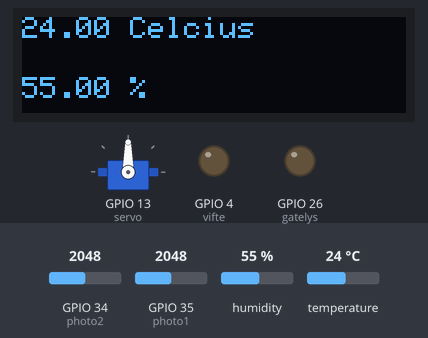
A sketch run on a simulated ESP32. Parts: servo, 128×32 one-colour display, output pins drawn as LEDs (lit = HIGH). The inputs (shaded band) are chosen by the test bench; at power-on: temperature 24 °C, humidity 55 %, GPIO 34 (photo2) = 2048, GPIO 35 (photo1) = 2048. WiFi joins after 1.5 s; servers stay silent unless stated; no MQTT or app messages arrive unless stated; what the sketch prints to the serial monitor is not drawn.

Above: at 10.8 s.
10.9 s: temperature set to 25.5 °C
At 20.4 s:
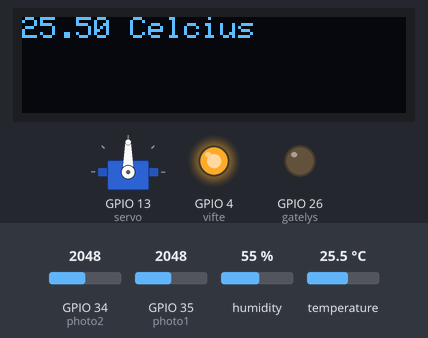
21.9 s: humidity set to 22 %
At 31.8 s:
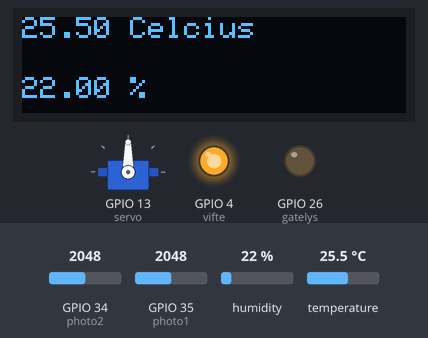
42.2 s: humidity set to 40 %
At 51.6 s:
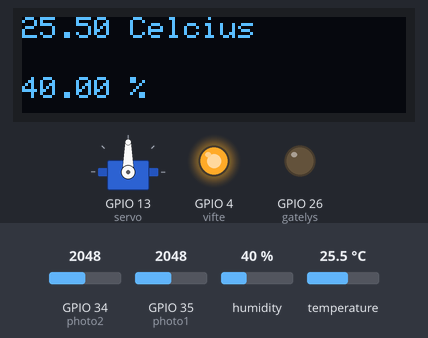
52.3 s: temperature set to 12 °C
At 62.1 s:
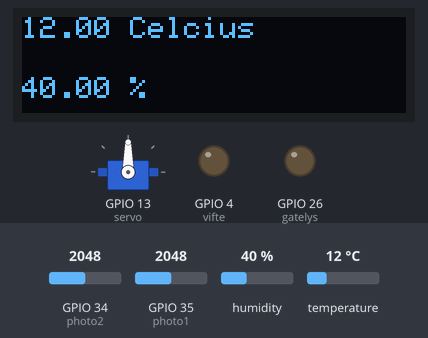
Timing chart, 0 to 63.4 s (numbered marks = the images above; inputs shaded):
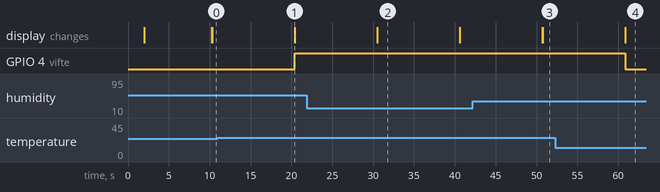

Measured:
- the behaviour switches between 25 and 25.1 °C on temperature (found by bisection; images 0 and 1)
- after the input at 10.9 s, GPIO 4 (vifte): LOW → HIGH after 9.5 s; the display: changes after 9.5 s (image 1)
- after the input at 21.9 s, the display: first differs from a run without the input after 8.6 s (image 2)
- after the input at 42.2 s, the display: first differs from a run without the input after 8.5 s (image 3)
- after the input at 52.3 s, GPIO 4 (vifte): HIGH → LOW after 8.5 s; the display: first changes after 8.5 s (image 4 shows a later state)
- what the display in image 2 shows lasts 10.1 s, from 30.5 s to 40.6 s

The sketch:

FERDIG_miljo.ino
```cpp
// Hvordan koble opp AHT10 til ESP32:
// SCL = D22
// SDA = D21
// VIN = VIN
// GND = GND

//Hvordan koble opp OLED-skjermen til ESP32:
// SDA = D21
// SCK = D22
// VDD = 3.3V
// GND = GND

//Solcellepanel- to spenningsdelere
//photoresistor i serie med en resistans 2x
//Målepinne 1 = pinne 35
//Målepinne 2 = pinne 34

//Anna
//LED lys: pinne 26
//Servo: pinne 13
//DC-motor: pinne 4

// Deklarerer konstanter(pinner)og variabler brukt
const int vifte = 4;
//const int ledpin = 6;
const int sensorPin = 32;
const int gatelys = 26;
const int photo1 = 35;
const int photo2 = 34;
const int period = 10000;
unsigned long nowtime;
unsigned long starttime;
int A;
int B;
int solcounter = 0;
int tidligere;
int vinkel = 90;
// Lagrer SSID og passord på nettverket vi benytter oss av i to konstanter
const char* ssid = "ThisIsANetwork";
const char* password = "ThisIsPassword";
// Lagrer IP-adressen til MQTT-brokeren vi benytter oss av
const char* mqtt_server = "192.168.32.216";

//Bibliotek inkludert
#include <WiFi.h>
#include <PubSubClient.h>
#include <Wire.h>
#include <Servo.h>
#include <Adafruit_Sensor.h>
#include <Adafruit_AHT10.h>
#include <Adafruit_GFX.h>
#include <Adafruit_SSD1306.h>

//Oppsett av sensor, OLED skjerm og servomotor
Adafruit_AHT10 aht;
Servo servo;
#define SCREEN_WIDTH 128 // OLED display dimensjoner på skjermen vår (128x32)
#define SCREEN_HEIGHT 32
Adafruit_SSD1306 display(SCREEN_WIDTH, SCREEN_HEIGHT, &Wire, -1);

// Setter opp tilkobling mellom ESP32 og WiFi
WiFiClient espClient;
PubSubClient client(espClient);
long lastMsg = 0;
char msg[50];
int value = 0;

//Funskjon for å sette opp WiFi
void setup_wifi() {
  delay(500);
  // Indikerer at vi starter oppkoblingen til Wifi
  Serial.println();
  Serial.print("Tilkobler til ");
  Serial.println(ssid);

  WiFi.begin(ssid, password);
  //Dersom vi venter på å bli koblet opp printes det "..."
  while (WiFi.status() != WL_CONNECTED) {
    delay(500);
    Serial.println(".");
  }
  //Indikerer at vi er koblet opp, samt returnerer IP adressen
  Serial.println("");
  Serial.println("WiFi koblet til");
  Serial.println("IP addressen: ");
  Serial.println(WiFi.localIP());
}

void AHT10_finder(){ //Funskjon som sjekker om sensoren er riktig tilkoblet
    if (! aht.begin()) {
    Serial.println("Kan ikke finne AHT10, sjekk om den er koblet til riktig!");
    Serial.println("SCL = D22");
    Serial.println("SDA = D21");
    Serial.println("VIN = VIN");
    Serial.println("GND = GND");//Gir brukeren en melding om korrekt oppsett viss den ikke finner sensoren
    while (1) delay(10);
  }
  Serial.println("AHT10 funnet"); //Printer at sensoren er på plass
}

void OLED_finder(){ //Funksjon som sjekker om OLED-skjermen er koblet til riktig
  if(!display.begin(SSD1306_SWITCHCAPVCC, 0x3C)) {
    Serial.println(F("SSD1306 allocation failed"));
    for(;;);}
  display.clearDisplay(); // Clearer skjerm for å evt. fjerne det tidligere innholdet
  display.setTextSize(1); // Velger størrelse på tekst
  display.setTextColor(WHITE); // Velger farge på tekst
  display.setCursor(0, 10); //
}

void callback(char* topic, byte* payload, unsigned int length) { //Denne funksjonen blir callet dersom ein
  //melding kjem inn på eit topic vi har subscriba til (kunn juster sollcellepanel her)
  Serial.print("Message arrived in topic: "); //Viser at vi har fått melding
  Serial.println(topic); //Printer topicet meldingen kom på
  justerPanel(); //Caller juster panel, siden det er den einaste tingen vi subscriba for
}
void setup() {
  Serial.begin(115200); //Oppretter seriell-kommunikasjon til datamaskin, med baud rate 115200
  tidligere = millis();
  pinMode(vifte, OUTPUT); //deklarerer viften som output


  setup_wifi();
  client.setServer(mqtt_server, 1883);
  client.setCallback(callback);

  pinMode(gatelys, OUTPUT);
  pinMode(photo1, INPUT);
  pinMode(photo2, INPUT);
  servo.attach(13);

  AHT10_finder(); //Sjekker om sensor og skjerm er tilkobla rett
  OLED_finder();
  justerPanel(); //Panelet justerast ved setup
}


void reconnect() { //Kobler til nettet om det har fallt ut
  // Loopen fortsetter til wifi er koblet til
  while (!client.connected()) {
    Serial.print("Attempting MQTT connection...");
    // Prøver å koble til
    if (client.connect("ESP8266Client")) {
      Serial.println("connected");
      // Subscribe til solcellepaneljustering når vi koblest til
      client.subscribe("esp32/solcellejuster");
    } else {
      Serial.print("failed, rc=");
      Serial.print(client.state());
      Serial.println(" try again in 5 seconds");
      // Prøver igjen om 5sek
      delay(5000);
    }
  }
}

void Temphum(){ //Finner fuktigheit og temperatur og publisera til MQTT
    //Henter verdier fra sensoren
    sensors_event_t humidity, temp;
    int humidity_value;
    aht.getEvent(&humidity, &temp);
    // Hentar ut temperaturen i celsius
    float temperature = temp.temperature;
    // Konvertera temperaturen til sting so dtostrf
    char tempString[8];
    dtostrf(temperature, 1, 2, tempString);
    display.setCursor(0, 0);
    display.print(tempString); //Viser temperaturen på oled skjermen
    display.print(" Celcius");
    display.display();
    client.publish("esp32/temperature", tempString); //publiserer til mqtt
    //Tar viften på hvis temperaturen overstiger 25 grader
    if(temperature > 25){
      digitalWrite(vifte, HIGH);}
    else{
      digitalWrite(vifte, LOW);}

    //Henter ut luftfuktigheitsverdien
    humidity_value = humidity.relative_humidity;
    // Konvetera til korrekt datatype
    char humString[8];
    dtostrf(humidity_value, 1, 2, humString);
    //Displayer verdiene på skjermen
    display.setCursor(0, 20);
    display.print(humString);
    display.print(" %");
    display.display();
    //Publiserer fuktigheitsverdien i MQTT
    client.publish("esp32/humidity", humString);
}

void justerPanel(){ //Justera solcellepanelet slik at det er minst mogleg skilnad mellom nodane
  nowtime = millis(); //Bruker millis for å avgjøre hvor lenge solcellepanelet skal instille seg
  starttime = millis();
  int diff = nowtime - starttime;

  while(diff < 100){ //While-løkken kjører i 500 millisekund
    servo.write(vinkel); //Setter servoen til ny vinkel
    A = analogRead(photo1); //Leser av pinnene med photoresistorer
    B = analogRead(photo2);
    if(A<B){ //hvis A > B
      if(vinkel < 135){ // servovinkelen kan ikke være mer enn 135deg
        vinkel += 1; //oppdaterer vinkelen med + 1 grad så lenge A != B
        }
      }
    if(A>B) {
      if(vinkel > 45){ //servoen kan ikke være mindre enn 45 grader
        vinkel = vinkel-1; //oppdaterer vinkelen med - 1 grad så lenge A != B
        }
    }
    nowtime = millis(); //Oppdaterer millis og differansen
    diff = nowtime - starttime;
  }

  if(A <500){ //Bestemmer om gatelyset skal være på dersom photoresistoren er lav
    digitalWrite(gatelys, HIGH);}
  else{
    digitalWrite(gatelys, LOW);}
}

void solcellepanel(){ //Denne funksjonen regner ut strømprisen
  A = analogRead(photo1); //Leser av pinnene med photoresistorer
  B = analogRead(photo2);
  float regnetal = abs(A-B); //Bruker absoluttverdien av differansen som utgangspunkt for regning
  regnetal = map(regnetal, 0, 4095, 0.1, 100);
  regnetal = 12*log(regnetal)+5; //Logaritmisk funksjon virker naturlig
  char stromPris[8]; //Omgjør datatypen før publisering
  dtostrf(regnetal, 1, 2, stromPris);
  client.publish("esp32/solcelle", stromPris); //Publiserer strømprisen
 }

void loop(){
  if (!client.connected()) {
    reconnect(); //Kobler til Wifi dersom det har fallt ut
  }
  client.loop();

  long now = millis();
  if (now - lastMsg > period) { //Kjører hver periode
    display.clearDisplay(); //Rydder skjerm
    display.setCursor(0, 10);
    lastMsg = now; //Oppdaterer lastMsg
    Temphum(); //Kjører temperatur og humidity funksjonen
    solcellepanel(); //Kjører solcellepanelfunksjonen
  }
  delay(500); //Venter litt for å unngå kluss
}

//Koden inneholder elementer innspirert av denne guiden:
//https://randomnerdtutorials.com/esp32-mqtt-publish-subscribe-arduino-ide/
```
